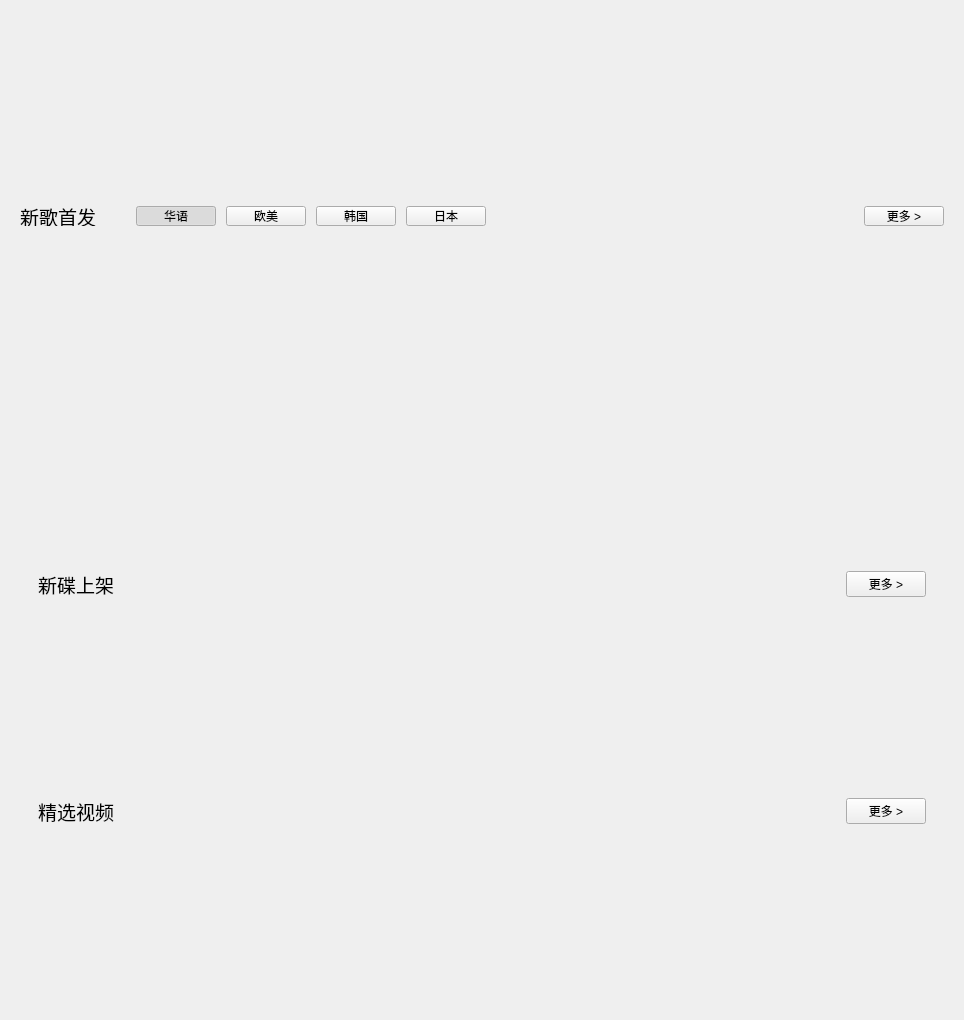
<?xml version="1.0" encoding="UTF-8"?>
<ui version="4.0">
 <class>MusicRepository</class>
 <widget class="QWidget" name="MusicRepository">
  <property name="geometry">
   <rect>
    <x>0</x>
    <y>0</y>
    <width>964</width>
    <height>1008</height>
   </rect>
  </property>
  <property name="windowTitle">
   <string>MusicRepository</string>
  </property>
  <layout class="QVBoxLayout" name="verticalLayout_3">
   <item>
    <widget class="QWidget" name="widget" native="true">
     <layout class="QHBoxLayout" name="horizontalLayout" stretch="5,0,3,0,3">
      <property name="bottomMargin">
       <number>15</number>
      </property>
      <item>
       <widget class="QWidget" name="ranking_list_widget" native="true">
        <property name="sizePolicy">
         <sizepolicy hsizetype="Expanding" vsizetype="Fixed">
          <horstretch>0</horstretch>
          <verstretch>0</verstretch>
         </sizepolicy>
        </property>
        <property name="minimumSize">
         <size>
          <width>340</width>
          <height>160</height>
         </size>
        </property>
       </widget>
      </item>
      <item>
       <spacer name="horizontalSpacer">
        <property name="orientation">
         <enum>Qt::Horizontal</enum>
        </property>
        <property name="sizeType">
         <enum>QSizePolicy::Preferred</enum>
        </property>
        <property name="sizeHint" stdset="0">
         <size>
          <width>15</width>
          <height>20</height>
         </size>
        </property>
       </spacer>
      </item>
      <item>
       <widget class="QWidget" name="singer_widget" native="true">
        <property name="sizePolicy">
         <sizepolicy hsizetype="Expanding" vsizetype="Fixed">
          <horstretch>0</horstretch>
          <verstretch>0</verstretch>
         </sizepolicy>
        </property>
        <property name="minimumSize">
         <size>
          <width>180</width>
          <height>160</height>
         </size>
        </property>
       </widget>
      </item>
      <item>
       <spacer name="horizontalSpacer_2">
        <property name="orientation">
         <enum>Qt::Horizontal</enum>
        </property>
        <property name="sizeType">
         <enum>QSizePolicy::Preferred</enum>
        </property>
        <property name="sizeHint" stdset="0">
         <size>
          <width>15</width>
          <height>20</height>
         </size>
        </property>
       </spacer>
      </item>
      <item>
       <widget class="QWidget" name="classify_widget" native="true">
        <property name="sizePolicy">
         <sizepolicy hsizetype="Expanding" vsizetype="Fixed">
          <horstretch>0</horstretch>
          <verstretch>0</verstretch>
         </sizepolicy>
        </property>
        <property name="minimumSize">
         <size>
          <width>180</width>
          <height>160</height>
         </size>
        </property>
       </widget>
      </item>
     </layout>
    </widget>
   </item>
   <item>
    <widget class="QWidget" name="title_widget" native="true">
     <property name="sizePolicy">
      <sizepolicy hsizetype="Preferred" vsizetype="Fixed">
       <horstretch>0</horstretch>
       <verstretch>0</verstretch>
      </sizepolicy>
     </property>
     <property name="minimumSize">
      <size>
       <width>0</width>
       <height>30</height>
      </size>
     </property>
     <property name="maximumSize">
      <size>
       <width>16777215</width>
       <height>30</height>
      </size>
     </property>
     <layout class="QHBoxLayout" name="horizontalLayout_2">
      <property name="spacing">
       <number>10</number>
      </property>
      <property name="topMargin">
       <number>5</number>
      </property>
      <property name="bottomMargin">
       <number>5</number>
      </property>
      <item>
       <widget class="QLabel" name="label">
        <property name="font">
         <font>
          <pointsize>14</pointsize>
         </font>
        </property>
        <property name="text">
         <string>新歌首发</string>
        </property>
       </widget>
      </item>
      <item>
       <spacer name="horizontalSpacer_3">
        <property name="orientation">
         <enum>Qt::Horizontal</enum>
        </property>
        <property name="sizeType">
         <enum>QSizePolicy::Fixed</enum>
        </property>
        <property name="sizeHint" stdset="0">
         <size>
          <width>30</width>
          <height>20</height>
         </size>
        </property>
       </spacer>
      </item>
      <item>
       <widget class="QPushButton" name="chinese_pushButton">
        <property name="cursor">
         <cursorShape>PointingHandCursor</cursorShape>
        </property>
        <property name="text">
         <string>华语</string>
        </property>
        <property name="checkable">
         <bool>true</bool>
        </property>
        <property name="checked">
         <bool>true</bool>
        </property>
       </widget>
      </item>
      <item>
       <widget class="QPushButton" name="west_pushButton">
        <property name="cursor">
         <cursorShape>PointingHandCursor</cursorShape>
        </property>
        <property name="text">
         <string>欧美</string>
        </property>
        <property name="checkable">
         <bool>true</bool>
        </property>
       </widget>
      </item>
      <item>
       <widget class="QPushButton" name="korea_pushButton">
        <property name="cursor">
         <cursorShape>PointingHandCursor</cursorShape>
        </property>
        <property name="text">
         <string>韩国</string>
        </property>
        <property name="checkable">
         <bool>true</bool>
        </property>
       </widget>
      </item>
      <item>
       <widget class="QPushButton" name="japan_pushButton">
        <property name="cursor">
         <cursorShape>PointingHandCursor</cursorShape>
        </property>
        <property name="text">
         <string>日本</string>
        </property>
        <property name="checkable">
         <bool>true</bool>
        </property>
       </widget>
      </item>
      <item>
       <spacer name="horizontalSpacer_4">
        <property name="orientation">
         <enum>Qt::Horizontal</enum>
        </property>
        <property name="sizeHint" stdset="0">
         <size>
          <width>353</width>
          <height>20</height>
         </size>
        </property>
       </spacer>
      </item>
      <item>
       <widget class="QPushButton" name="more_pushButton1">
        <property name="cursor">
         <cursorShape>PointingHandCursor</cursorShape>
        </property>
        <property name="text">
         <string>更多 &gt;</string>
        </property>
       </widget>
      </item>
     </layout>
    </widget>
   </item>
   <item>
    <widget class="QWidget" name="grid_widget" native="true">
     <property name="sizePolicy">
      <sizepolicy hsizetype="Preferred" vsizetype="Fixed">
       <horstretch>0</horstretch>
       <verstretch>0</verstretch>
      </sizepolicy>
     </property>
     <layout class="QGridLayout" name="gridLayout" rowstretch="1,1,1" columnstretch="1,1,1" rowminimumheight="1,1,1" columnminimumwidth="1,1,1">
      <property name="leftMargin">
       <number>5</number>
      </property>
      <property name="topMargin">
       <number>10</number>
      </property>
      <property name="bottomMargin">
       <number>0</number>
      </property>
      <property name="spacing">
       <number>10</number>
      </property>
      <item row="2" column="0">
       <widget class="MusicRepoList" name="list_widget7" native="true">
        <property name="sizePolicy">
         <sizepolicy hsizetype="Expanding" vsizetype="Fixed">
          <horstretch>0</horstretch>
          <verstretch>0</verstretch>
         </sizepolicy>
        </property>
        <property name="minimumSize">
         <size>
          <width>0</width>
          <height>90</height>
         </size>
        </property>
        <property name="maximumSize">
         <size>
          <width>16777215</width>
          <height>90</height>
         </size>
        </property>
       </widget>
      </item>
      <item row="0" column="1">
       <widget class="MusicRepoList" name="list_widget2" native="true">
        <property name="sizePolicy">
         <sizepolicy hsizetype="Expanding" vsizetype="Fixed">
          <horstretch>0</horstretch>
          <verstretch>0</verstretch>
         </sizepolicy>
        </property>
        <property name="minimumSize">
         <size>
          <width>0</width>
          <height>90</height>
         </size>
        </property>
        <property name="maximumSize">
         <size>
          <width>16777215</width>
          <height>90</height>
         </size>
        </property>
       </widget>
      </item>
      <item row="2" column="1">
       <widget class="MusicRepoList" name="list_widget8" native="true">
        <property name="sizePolicy">
         <sizepolicy hsizetype="Expanding" vsizetype="Fixed">
          <horstretch>0</horstretch>
          <verstretch>0</verstretch>
         </sizepolicy>
        </property>
        <property name="minimumSize">
         <size>
          <width>0</width>
          <height>90</height>
         </size>
        </property>
        <property name="maximumSize">
         <size>
          <width>16777215</width>
          <height>90</height>
         </size>
        </property>
       </widget>
      </item>
      <item row="1" column="2">
       <widget class="MusicRepoList" name="list_widget6" native="true">
        <property name="sizePolicy">
         <sizepolicy hsizetype="Expanding" vsizetype="Fixed">
          <horstretch>0</horstretch>
          <verstretch>0</verstretch>
         </sizepolicy>
        </property>
        <property name="minimumSize">
         <size>
          <width>0</width>
          <height>90</height>
         </size>
        </property>
        <property name="maximumSize">
         <size>
          <width>16777215</width>
          <height>90</height>
         </size>
        </property>
       </widget>
      </item>
      <item row="1" column="1">
       <widget class="MusicRepoList" name="list_widget5" native="true">
        <property name="sizePolicy">
         <sizepolicy hsizetype="Expanding" vsizetype="Fixed">
          <horstretch>0</horstretch>
          <verstretch>0</verstretch>
         </sizepolicy>
        </property>
        <property name="minimumSize">
         <size>
          <width>0</width>
          <height>90</height>
         </size>
        </property>
        <property name="maximumSize">
         <size>
          <width>16777215</width>
          <height>90</height>
         </size>
        </property>
       </widget>
      </item>
      <item row="1" column="0">
       <widget class="MusicRepoList" name="list_widget4" native="true">
        <property name="sizePolicy">
         <sizepolicy hsizetype="Expanding" vsizetype="Fixed">
          <horstretch>0</horstretch>
          <verstretch>0</verstretch>
         </sizepolicy>
        </property>
        <property name="minimumSize">
         <size>
          <width>0</width>
          <height>90</height>
         </size>
        </property>
        <property name="maximumSize">
         <size>
          <width>16777215</width>
          <height>90</height>
         </size>
        </property>
       </widget>
      </item>
      <item row="2" column="2">
       <widget class="MusicRepoList" name="list_widget9" native="true">
        <property name="sizePolicy">
         <sizepolicy hsizetype="Expanding" vsizetype="Fixed">
          <horstretch>0</horstretch>
          <verstretch>0</verstretch>
         </sizepolicy>
        </property>
        <property name="minimumSize">
         <size>
          <width>0</width>
          <height>90</height>
         </size>
        </property>
        <property name="maximumSize">
         <size>
          <width>16777215</width>
          <height>90</height>
         </size>
        </property>
       </widget>
      </item>
      <item row="0" column="0">
       <widget class="MusicRepoList" name="list_widget1" native="true">
        <property name="sizePolicy">
         <sizepolicy hsizetype="Expanding" vsizetype="Fixed">
          <horstretch>0</horstretch>
          <verstretch>0</verstretch>
         </sizepolicy>
        </property>
        <property name="minimumSize">
         <size>
          <width>0</width>
          <height>90</height>
         </size>
        </property>
        <property name="maximumSize">
         <size>
          <width>16777215</width>
          <height>90</height>
         </size>
        </property>
       </widget>
      </item>
      <item row="0" column="2">
       <widget class="MusicRepoList" name="list_widget3" native="true">
        <property name="sizePolicy">
         <sizepolicy hsizetype="Expanding" vsizetype="Fixed">
          <horstretch>0</horstretch>
          <verstretch>0</verstretch>
         </sizepolicy>
        </property>
        <property name="minimumSize">
         <size>
          <width>0</width>
          <height>90</height>
         </size>
        </property>
        <property name="maximumSize">
         <size>
          <width>16777215</width>
          <height>90</height>
         </size>
        </property>
       </widget>
      </item>
     </layout>
    </widget>
   </item>
   <item>
    <widget class="QWidget" name="table_widget" native="true">
     <property name="enabled">
      <bool>true</bool>
     </property>
     <property name="sizePolicy">
      <sizepolicy hsizetype="Expanding" vsizetype="Preferred">
       <horstretch>0</horstretch>
       <verstretch>0</verstretch>
      </sizepolicy>
     </property>
     <layout class="QVBoxLayout" name="verticalLayout_14">
      <item>
       <widget class="QWidget" name="widget_33" native="true">
        <layout class="QVBoxLayout" name="verticalLayout">
         <item>
          <widget class="QWidget" name="widget_2" native="true">
           <layout class="QHBoxLayout" name="horizontalLayout_21">
            <item>
             <widget class="QLabel" name="label_2">
              <property name="font">
               <font>
                <pointsize>14</pointsize>
               </font>
              </property>
              <property name="text">
               <string>新碟上架</string>
              </property>
             </widget>
            </item>
            <item>
             <spacer name="horizontalSpacer_6">
              <property name="orientation">
               <enum>Qt::Horizontal</enum>
              </property>
              <property name="sizeHint" stdset="0">
               <size>
                <width>726</width>
                <height>20</height>
               </size>
              </property>
             </spacer>
            </item>
            <item>
             <widget class="QPushButton" name="more_pushButton2">
              <property name="cursor">
               <cursorShape>PointingHandCursor</cursorShape>
              </property>
              <property name="text">
               <string>更多 &gt;</string>
              </property>
             </widget>
            </item>
           </layout>
          </widget>
         </item>
         <item>
          <widget class="QWidget" name="new_disk_widget" native="true">
           <property name="minimumSize">
            <size>
             <width>0</width>
             <height>150</height>
            </size>
           </property>
           <layout class="QHBoxLayout" name="horizontalLayout_3">
            <property name="spacing">
             <number>10</number>
            </property>
            <property name="leftMargin">
             <number>0</number>
            </property>
            <property name="topMargin">
             <number>0</number>
            </property>
            <property name="rightMargin">
             <number>0</number>
            </property>
            <property name="bottomMargin">
             <number>0</number>
            </property>
            <item>
             <widget class="MusicRepoBlock" name="block_widget1" native="true">
              <property name="sizePolicy">
               <sizepolicy hsizetype="Expanding" vsizetype="Preferred">
                <horstretch>0</horstretch>
                <verstretch>0</verstretch>
               </sizepolicy>
              </property>
             </widget>
            </item>
            <item>
             <widget class="MusicRepoBlock" name="block_widget2" native="true">
              <property name="sizePolicy">
               <sizepolicy hsizetype="Expanding" vsizetype="Preferred">
                <horstretch>0</horstretch>
                <verstretch>0</verstretch>
               </sizepolicy>
              </property>
             </widget>
            </item>
            <item>
             <widget class="MusicRepoBlock" name="block_widget3" native="true">
              <property name="sizePolicy">
               <sizepolicy hsizetype="Expanding" vsizetype="Preferred">
                <horstretch>0</horstretch>
                <verstretch>0</verstretch>
               </sizepolicy>
              </property>
             </widget>
            </item>
            <item>
             <widget class="MusicRepoBlock" name="block_widget4" native="true">
              <property name="sizePolicy">
               <sizepolicy hsizetype="Expanding" vsizetype="Preferred">
                <horstretch>0</horstretch>
                <verstretch>0</verstretch>
               </sizepolicy>
              </property>
             </widget>
            </item>
            <item>
             <widget class="MusicRepoBlock" name="block_widget5" native="true">
              <property name="sizePolicy">
               <sizepolicy hsizetype="Expanding" vsizetype="Preferred">
                <horstretch>0</horstretch>
                <verstretch>0</verstretch>
               </sizepolicy>
              </property>
             </widget>
            </item>
            <item>
             <widget class="MusicRepoBlock" name="block_widget6" native="true">
              <property name="sizePolicy">
               <sizepolicy hsizetype="Expanding" vsizetype="Preferred">
                <horstretch>0</horstretch>
                <verstretch>0</verstretch>
               </sizepolicy>
              </property>
             </widget>
            </item>
            <item>
             <widget class="MusicRepoBlock" name="block_widget7" native="true">
              <property name="sizePolicy">
               <sizepolicy hsizetype="Expanding" vsizetype="Preferred">
                <horstretch>0</horstretch>
                <verstretch>0</verstretch>
               </sizepolicy>
              </property>
             </widget>
            </item>
           </layout>
          </widget>
         </item>
        </layout>
       </widget>
      </item>
      <item>
       <widget class="QWidget" name="widget_34" native="true">
        <layout class="QVBoxLayout" name="verticalLayout_13">
         <item>
          <widget class="QWidget" name="widget_35" native="true">
           <layout class="QHBoxLayout" name="horizontalLayout_23">
            <item>
             <widget class="QLabel" name="label_4">
              <property name="font">
               <font>
                <pointsize>14</pointsize>
               </font>
              </property>
              <property name="text">
               <string>精选视频</string>
              </property>
             </widget>
            </item>
            <item>
             <spacer name="horizontalSpacer_8">
              <property name="orientation">
               <enum>Qt::Horizontal</enum>
              </property>
              <property name="sizeHint" stdset="0">
               <size>
                <width>537</width>
                <height>20</height>
               </size>
              </property>
             </spacer>
            </item>
            <item>
             <widget class="QPushButton" name="more_pushButton3">
              <property name="cursor">
               <cursorShape>PointingHandCursor</cursorShape>
              </property>
              <property name="text">
               <string>更多 &gt;</string>
              </property>
             </widget>
            </item>
           </layout>
          </widget>
         </item>
         <item>
          <widget class="QWidget" name="select_widget" native="true">
           <property name="minimumSize">
            <size>
             <width>0</width>
             <height>150</height>
            </size>
           </property>
          </widget>
         </item>
        </layout>
       </widget>
      </item>
     </layout>
    </widget>
   </item>
   <item>
    <spacer name="verticalSpacer">
     <property name="orientation">
      <enum>Qt::Vertical</enum>
     </property>
     <property name="sizeHint" stdset="0">
      <size>
       <width>20</width>
       <height>40</height>
      </size>
     </property>
    </spacer>
   </item>
  </layout>
 </widget>
 <customwidgets>
  <customwidget>
   <class>MusicRepoList</class>
   <extends>QWidget</extends>
   <header>MusicRepoList.h</header>
   <container>1</container>
  </customwidget>
  <customwidget>
   <class>MusicRepoBlock</class>
   <extends>QWidget</extends>
   <header>MusicRepoBlock.h</header>
   <container>1</container>
  </customwidget>
 </customwidgets>
 <resources/>
 <connections/>
</ui>
